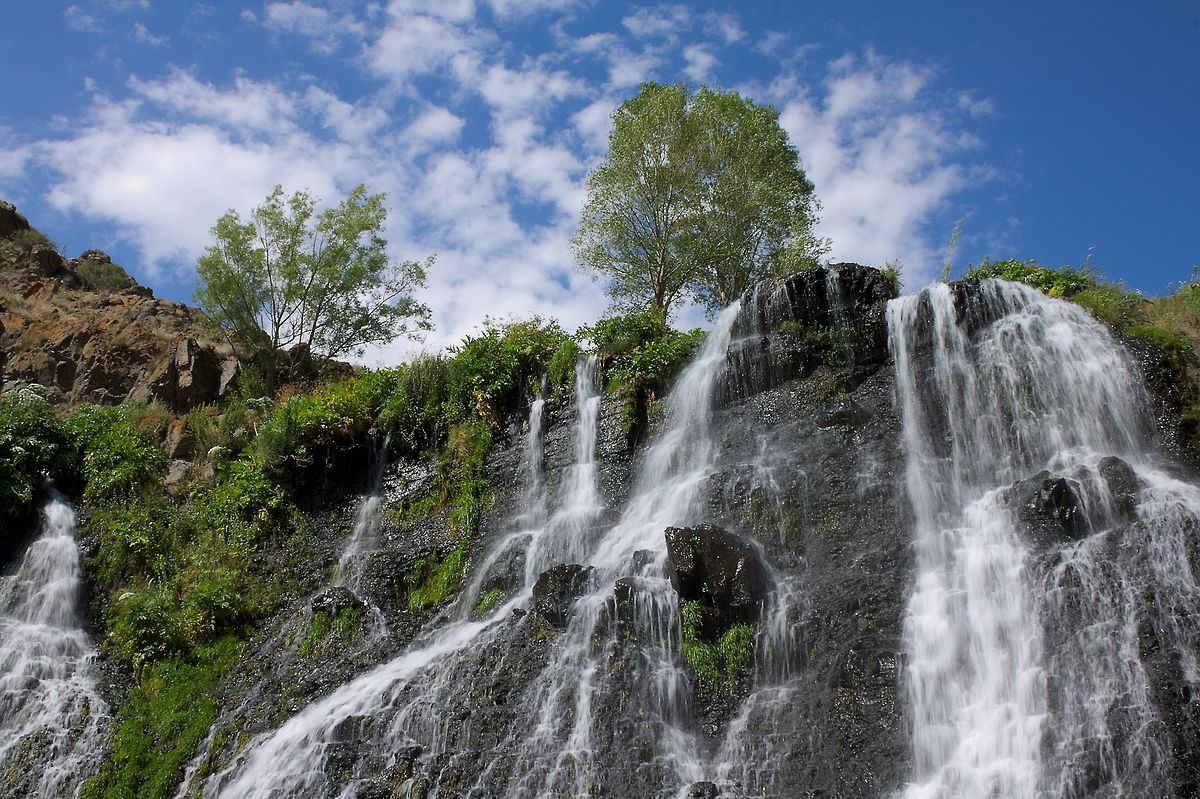
#> input picture OpenCV - Python/Images/Nature.jpg, 1200 x 799 px, found by its file name
$ python '9. BITWISEOpAndMasking.py'
#> lines starting #> are read from the running program, lines starting #| are printed output that depends on the picture; after the words box and inside, x2 and y2 are one past the last pixel; in counts of white or black regions, pixels touching at a corner belong together
''' Bitwise Operationd: AND, OR, XOR, and NOT
    W use them in Mask a lot.
    '''

import cv2 as cv
import matplotlib.pyplot as plt
import numpy as np
path  = r"D:\GitHub\OpenCV\OpenCV - Python\Images\Nature.jpg"
img = cv.imread(path)
#> img is the input picture: shape (799, 1200, 3); mean B, G, R 118.5, 110.5, 100.1

''' ______________________________________________________________________ '''
# 1. Make a blank file, and draw a rectangle in it and fill out the rectangle


img_blank = np.zeros((400, 400), dtype = 'uint8')
cv.imshow('img_blank', img_blank)

img_rectangle = cv.rectangle(img_blank.copy(), (30, 30), (370, 370), 255, -1)
img_circle = cv.circle(img_blank.copy(), (200, 200), 200, 255, -1)

cv.imshow('img_rectangle', img_rectangle)
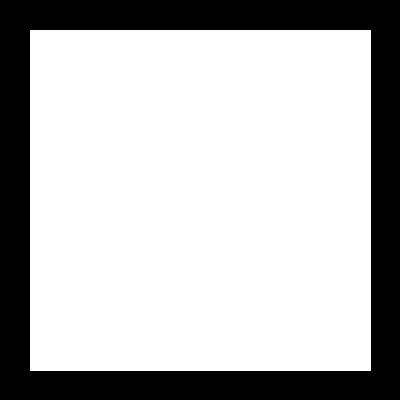
#> window 'img_rectangle': shape (400, 400); 72.7% white; 1 black region, box (x1, y1, x2, y2) and area: (0, 0, 400, 400) 43719
cv.imshow('img_circle', img_circle)


# Bitwise AND --> returns intersecting regions
bitwise_or_img = cv.bitwise_or(img_rectangle, img_circle)
cv.imshow('bitwise_or_img', bitwise_or_img)
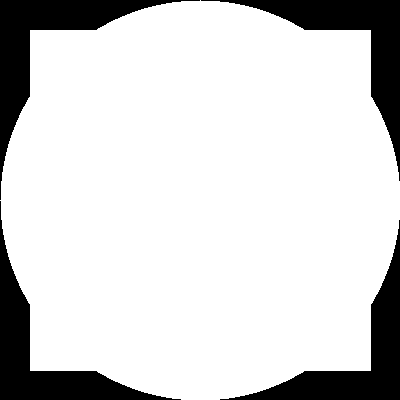
#> window 'bitwise_or_img': shape (400, 400); 83.1% white; 4 black regions, box (x1, y1, x2, y2) and area: (0, 0, 200, 200) 6960, (201, 0, 400, 181) 6760, (0, 201, 181, 400) 6760, (220, 220, 400, 400) 6561

# Bitwise OR --> put them together and returns intersecting and non-intersecting regions
bitwise_and_img = cv.bitwise_and(img_rectangle, img_circle)
cv.imshow('bitwise_and_img', bitwise_and_img)

# Bitwise XOR  --> returns non-intersecting regions
bitwise_xor_img = cv.bitwise_xor(img_rectangle, img_circle)
cv.imshow('bitwise_xor_img', bitwise_xor_img)
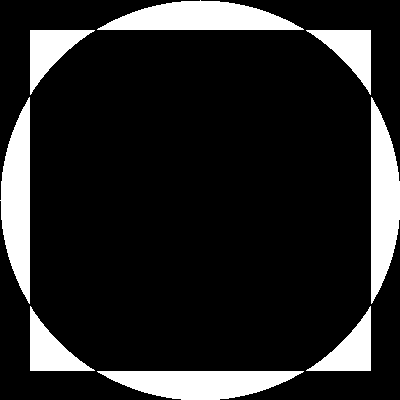
#> window 'bitwise_xor_img': shape (400, 400); 15% white; 8 white regions, largest, box (x1, y1, x2, y2) and area: (97, 0, 304, 30) 4170, (0, 97, 30, 304) 4170, (371, 97, 400, 304) 4169

# Bitwise NOT --> inver binary colors
bitwise_not_img = cv.bitwise_not(img_circle)
cv.imshow('bitwise_not_img', bitwise_not_img)


# -----------------------------------------------------------------------------------------
''' Masking:
    Allows us to focus on a certain part of an image  like, focusing onlt on people's
    faces in an image and remove unwanted parts of the image.
    Masking is used in Image Processing to output the Region of Interest, or simply the
    part of the image that we are interested in. We tend to use bitwise operations for
    masking as it allows us to discard the parts of the image that we do not need '''
# The size of mask has to be the same of the image

# 1. make a blank image
# 2. Draw a circle in the copy of the img_blank_mask to creat a circle mask
# 3. Apply the circle mask on the image using bitwise_and

img_blank_mask = np.zeros(img.shape[:2], dtype = 'uint8')
cv.imshow('img_blank_mask', img_blank_mask)

Mask_circle = cv.circle(img_blank_mask.copy(), (img.shape[1]//2, img.shape[0]//2), 300, 255, -1)
cv.imshow('Mask_circle', Mask_circle)
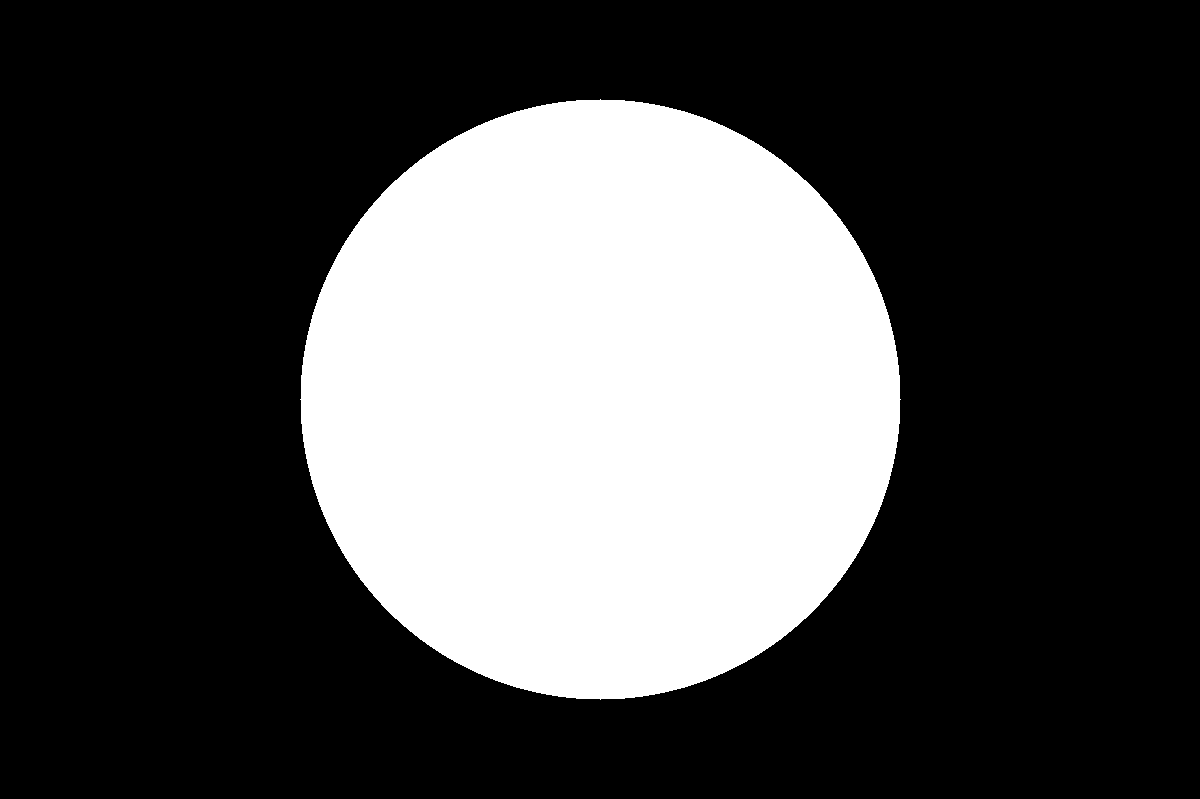
#> window 'Mask_circle': shape (799, 1200); 29.5% white; 1 white region, box (x1, y1, x2, y2) and area: (300, 99, 901, 700) 282697

img_masked = cv.bitwise_and(img.copy(), img, mask = Mask_circle)
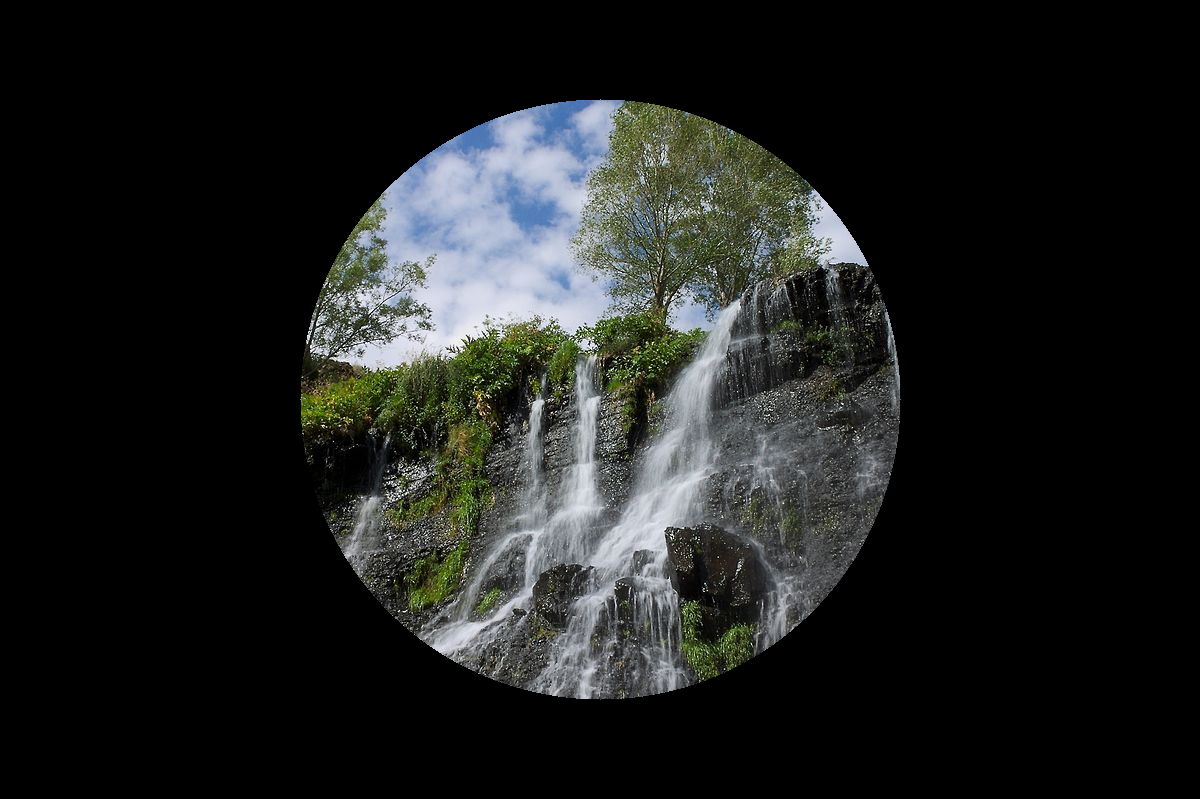
#> img_masked: shape (799, 1200, 3); mean B, G, R 30.2, 31.3, 29.5
cv.imshow('img_masked', img_masked)

''' _____________________________________________________________________ '''

# 1. Draw a rectangle in the copy of the img_blank_mask to creat a rectangle mask
# 2. bitwise_and the circle mask and rectangle mask to creat a Img_crc_rec
# 3. Apply Img_crc_rec as a mask to the img.copy()

Mask_rect = cv.rectangle(img_blank_mask.copy(), (130, 130), (430, 430), 255, -1)
cv.imshow('Mask_rect', Mask_rect)
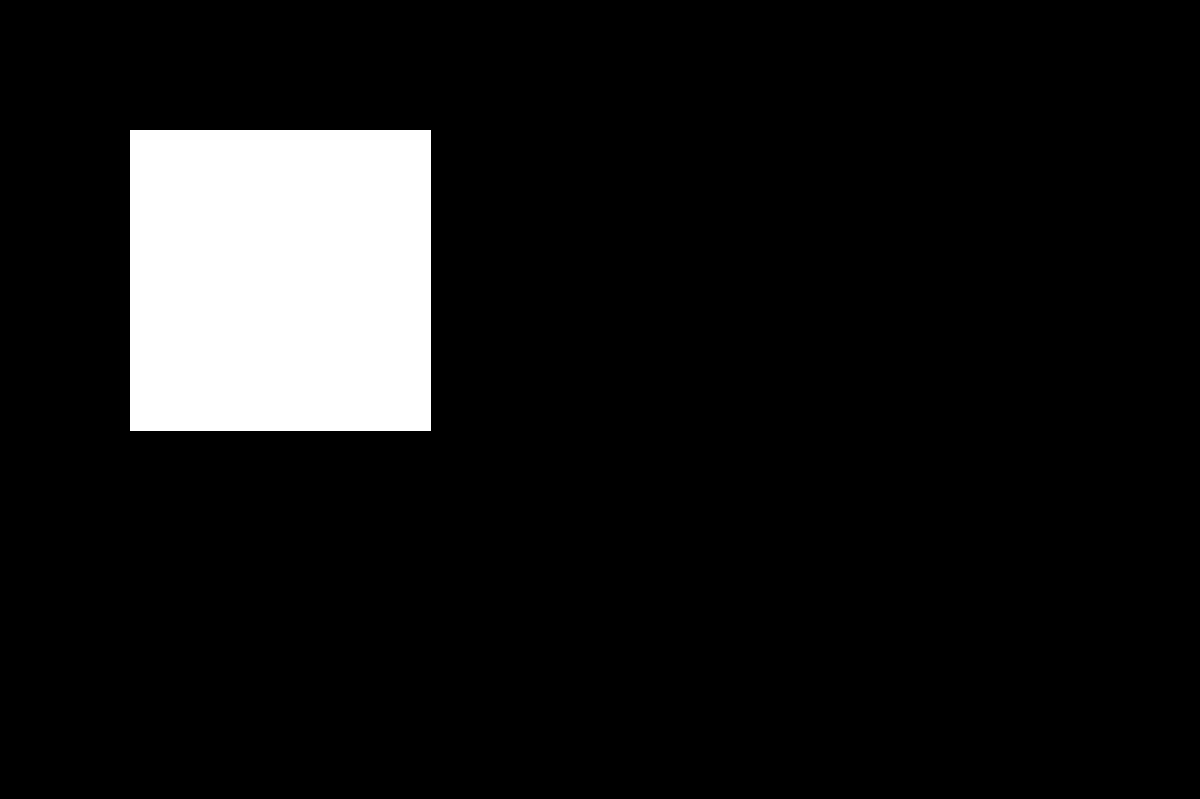
#> window 'Mask_rect': shape (799, 1200); 9.4% white; 1 white region, box (x1, y1, x2, y2) and area: (130, 130, 431, 431) 90601

Img_crc_rec = cv.bitwise_and(Mask_rect, Mask_circle)
cv.imshow('img_masked_crc_rec', Img_crc_rec)

Img_masked_crc_rec = cv.bitwise_and(img.copy(), img, mask = Img_crc_rec)
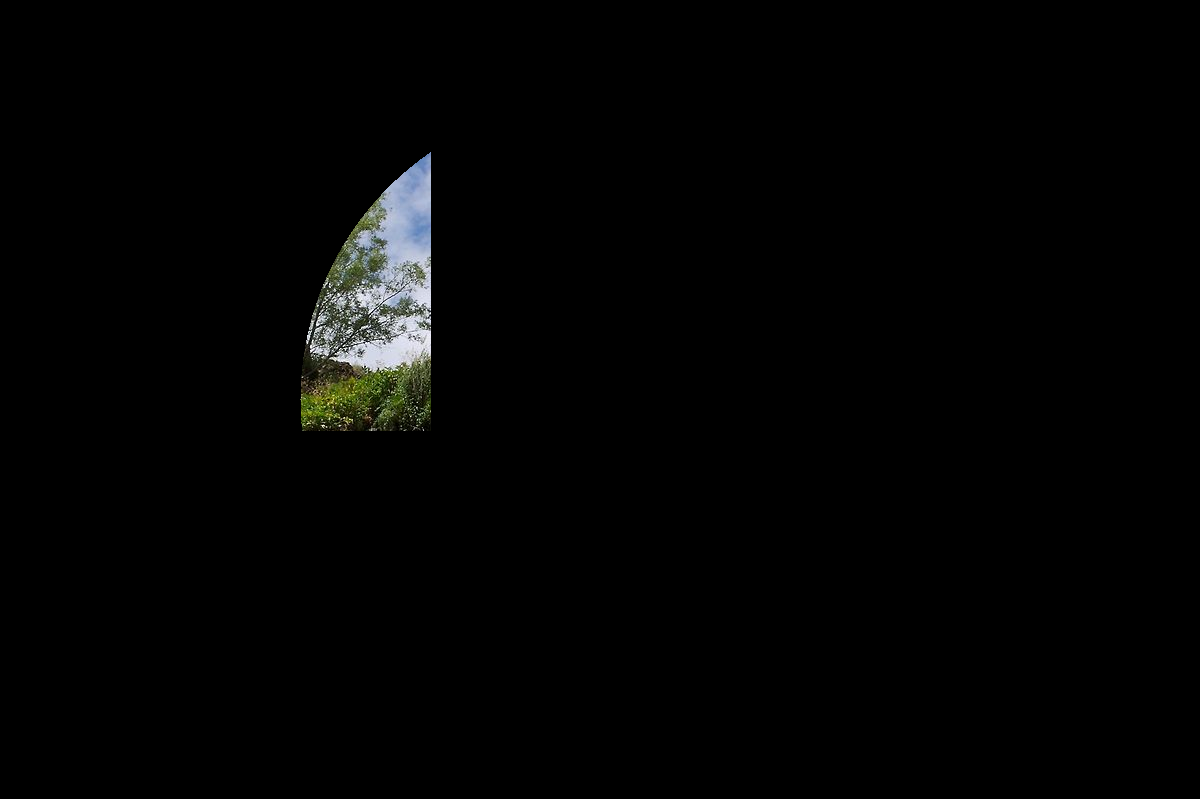
#> Img_masked_crc_rec: shape (799, 1200, 3); mean B, G, R 3.2, 3.5, 3.2
cv.imshow('Img_masked_crc_rec', Img_masked_crc_rec)


cv.waitKey(0)

$ run again, with OpenCV - Python/Images/elephent.jpg copied over OpenCV - Python/Images/Nature.jpg
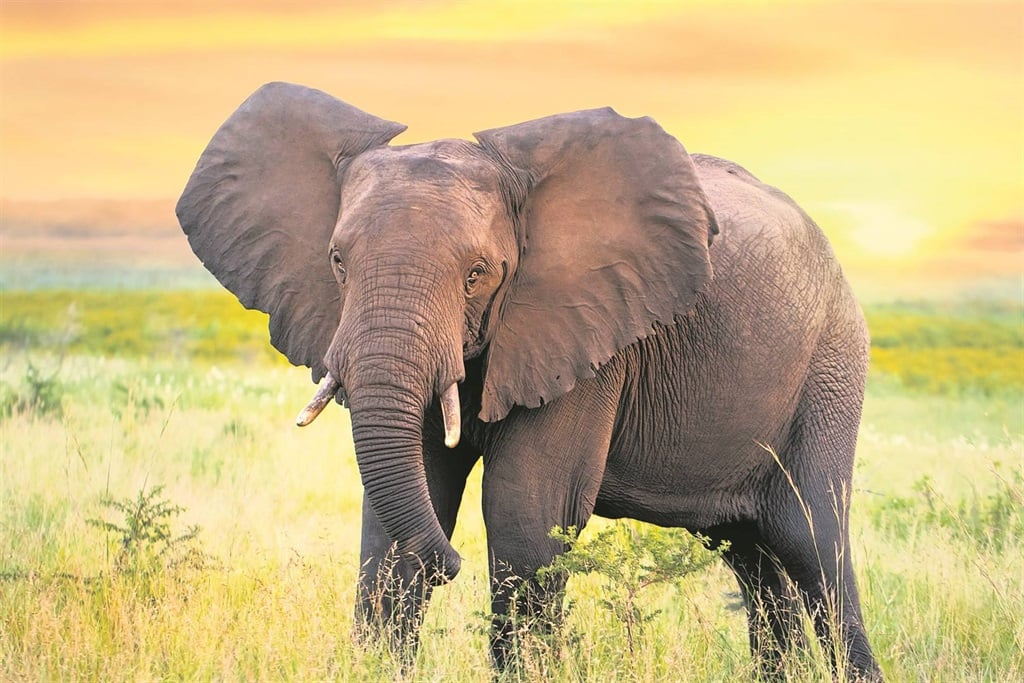
#> input picture OpenCV - Python/Images/elephent.jpg, 1024 x 683 px, found by its file name
#> img is the input picture: shape (683, 1024, 3); mean B, G, R 129.6, 177.8, 197.4
#> `cv.imshow('Mask_circle', Mask_circle)`:
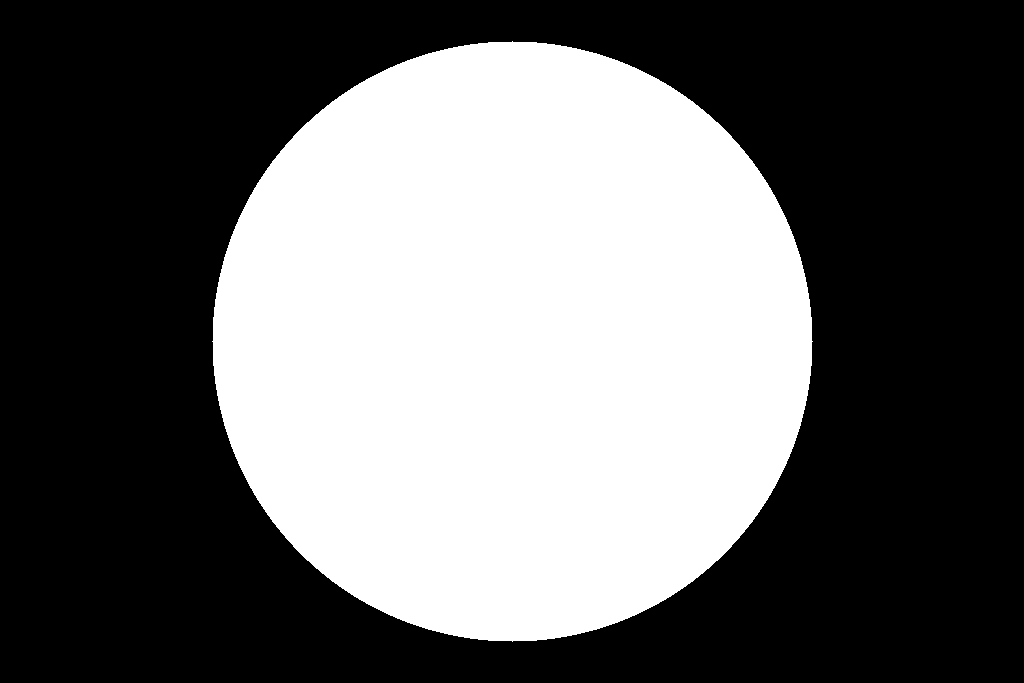
#> window 'Mask_circle': shape (683, 1024); 40.4% white; 1 white region, box (x1, y1, x2, y2) and area: (212, 41, 813, 642) 282697
#> `Img_masked_crc_rec = cv.bitwise_and(img.copy(), img, mask = Img_crc_rec)`:
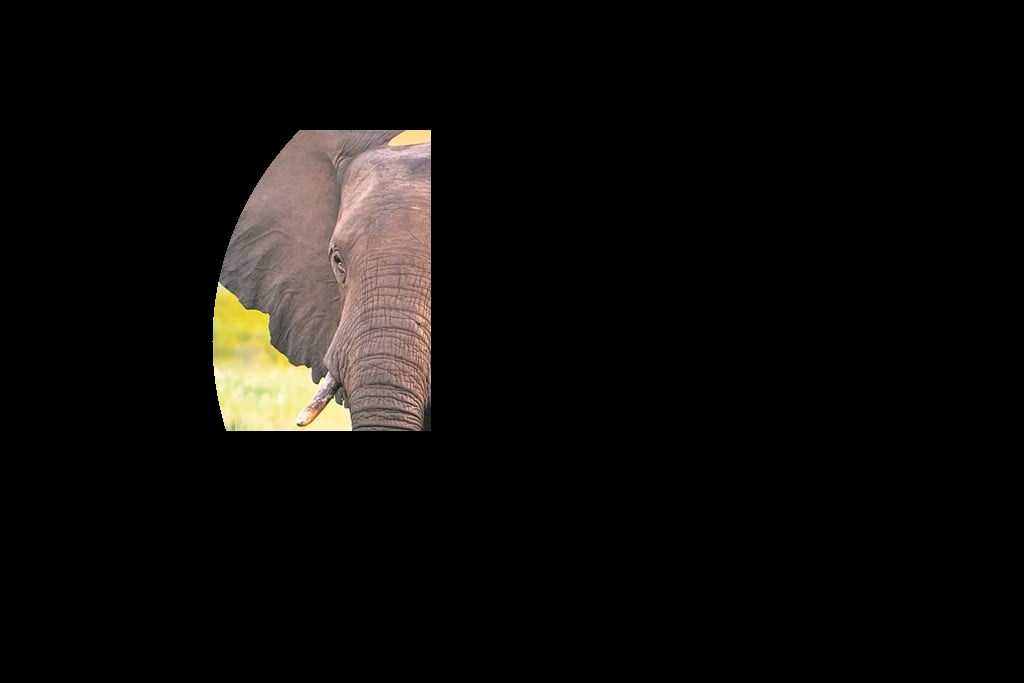
#> Img_masked_crc_rec: shape (683, 1024, 3); mean B, G, R 10.5, 12.4, 14.3
